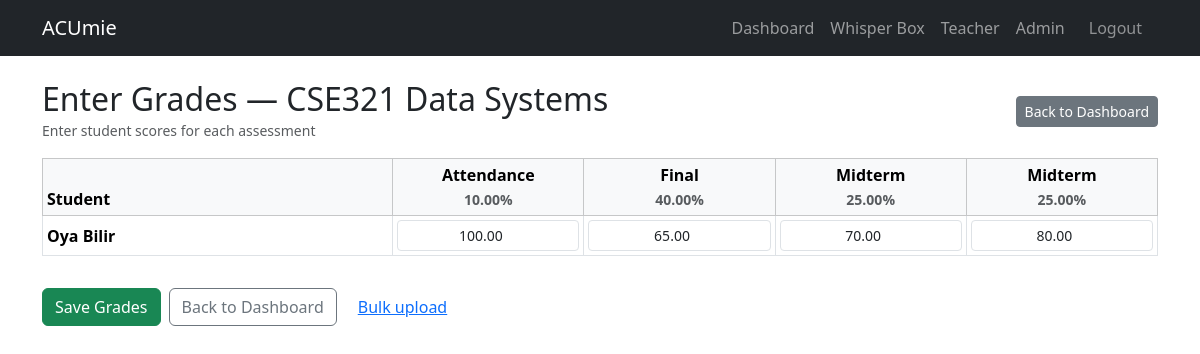
Screenshot of /grades/teacher/course/1/grades/ (signed in) with the database file from the repository.
### courses/models.py (models this page shows, shortened)
class Course(models.Model):
    code = models.CharField(
        max_length=15,
        unique=True,
        verbose_name="Course Code"
    )
    title = models.CharField(
        max_length=255,
        verbose_name="Course Title"
    )
    ects_credit = models.DecimalField(
        max_digits=4,
        decimal_places=2,
        validators=[MinValueValidator(0)],
        verbose_name="ECTS Credit"
    )
    class Meta:
        verbose_name = "Course"
        verbose_name_plural = "Courses"
    instructor = models.ForeignKey(
        settings.AUTH_USER_MODEL,
        on_delete=models.SET_NULL,
        null=True,
        blank=True,
        related_name='instructed_courses',
        verbose_name="Instructor",
        limit_choices_to={'role': 'INSTRUCTOR'}
    )

class Assessment(models.Model):
    ASSESSMENT_TYPES = [
        ('MIDTERM', 'Midterm'),
        ('FINAL', 'Final'),
        ('HOMEWORK', 'Homework'),
        ('PROJECT', 'Project'),
        ('QUIZ', 'Quiz'),
        ('ATTENDANCE', 'Attendance'),
        ('OTHER', 'Other'),
    ]
    course = models.ForeignKey(
        'Course',
        on_delete=models.CASCADE,
        related_name='assessments',
        verbose_name="Course"
    )
    name = models.CharField(
        max_length=100,
        blank=True,
        null=True,
        verbose_name="Label / Name",
    )
    type = models.CharField(
        max_length=10,
        choices=ASSESSMENT_TYPES,
        default='MIDTERM',
        verbose_name="Assessment Type"
    )
    weight_percentage = models.DecimalField(
        max_digits=5,
        decimal_places=2,
        validators=[MinValueValidator(0), MaxValueValidator(100)],
        verbose_name="Weight Percentage (%)",
        help_text="The contribution percentage of this assessment to the overall course grade."
    )
    learning_outcomes = models.ManyToManyField(
        "outcomes.LearningOutcome",
        through='AssessmentLearningOutcome',
        related_name='assessments',
        verbose_name="Associated Learning Outcomes (LOs)" ,
        blank=True
    )
    class Meta:
        verbose_name = "Assessment"
        verbose_name_plural = "Assessments"

### accounts/models.py (models this page shows, shortened)
class CustomUser(AbstractUser):
    role = models.CharField(
        max_length=20,
        choices=UserRole.choices,
        default=UserRole.STUDENT,
        verbose_name="Kullanıcı Rolü"
    )
    class Meta:
        verbose_name = "Kullanıcı"
        verbose_name_plural = "Kullanıcılar"

### grades/views_teacher.py (the view, shortened to what this page needs)
# urls.py: path('teacher/course/<int:course_id>/grades/', views_teacher.teacher_grade_entry, name='teacher_grade_entry'),
@CAN_GRADE_DECORATOR
@login_required
def teacher_grade_entry(request, course_id):
    course = get_object_or_404(Course, pk=course_id)
    if not _user_can_manage_course(request.user, course):
        return HttpResponseForbidden()
    assessments = list(course.assessments.all().order_by("type"))
    students = [e.student for e in Enrollment.objects.filter(course=course).select_related("student")]
    with transaction.atomic():
        for student in students:
            for assessment in assessments:
                Grade.objects.get_or_create(
                    student=student,
                    assessment=assessment,
                    defaults={"score_percentage": Decimal("0.00")}
                )
    scores = {}
    qs = Grade.objects.filter(assessment__course=course)
    for g in qs:
        scores.setdefault(g.student_id, {})[g.assessment_id] = g.score_percentage
    return render(request, "grades/teacher/grade_entry.html", {
        "course": course,
        "students": students,
        "assessments": assessments,
        "scores": scores,
    })

### grades/templatetags/grade_extras.py (called while the page is built, shortened)
@register.filter
def get_item(dictionary, key):
    try:
        if dictionary is None:
            return ""
        if key in dictionary:
            return dictionary.get(key, "")
    except Exception:
        return ""

### grades/views_teacher.py (called while the page is built)
def permission_or_staff_required(perm_codename: str):
    def decorator(view_func):
        @wraps(view_func)
        def _wrapped(request, *args, **kwargs):
            user = request.user
            if not user.is_authenticated:
                return redirect_to_login(request.get_full_path())
            if user.is_superuser or user.is_staff:
                return view_func(request, *args, **kwargs)
            if user.has_perm(perm_codename) or getattr(user, "role", "") == "INSTRUCTOR":
                return view_func(request, *args, **kwargs)
            raise PermissionDenied
        return _wrapped
    return decorator

def _user_can_manage_course(user, course: Course) -> bool:
    if user.is_staff or user.is_superuser:
        return True
    return course.instructor_id == user.id

### grades/templates/grades/teacher/grade_entry.html (shortened to what this page needs)
{% extends "base.html" %}
{% load grade_extras %}
{% block content %}
<div class="container py-4">
  <div class="d-flex align-items-center justify-content-between mb-3">
    <div>
      <h2 class="mb-0">Enter Grades — {{ course.code }} {{ course.title }}</h2>
      <small class="text-muted">Enter student scores for each assessment</small>
    </div>
    <div>
      <a href="{% url 'grades:teacher_dashboard' %}" class="btn btn-secondary btn-sm">Back to Dashboard</a>
    </div>
  </div>
  <form method="post">
    <div class="table-responsive">
      <table class="table table-bordered table-sm align-middle">
        <thead class="table-light">
          <tr>
            <th style="min-width: 240px;">Student</th>
            {% for assessment in assessments %}
              <th class="text-center">
                {{ assessment.get_type_display }}<br>
                <small class="text-muted">{{ assessment.weight_percentage }}%</small>
              </th>
            {% endfor %}
          </tr>
        </thead>
        <tbody>
          {% for student in students %}
            <tr>
              <td class="text-start fw-bold">{{ student.get_full_name|default:student.username }}</td>
              {% for assessment in assessments %}
                {% with student_scores=scores|get_item:student.id %}
                  <td class="text-center">
                    <input
                      type="number"
                      step="0.01"
                      min="0"
                      max="100"
                      name="score_{{ student.id }}_{{ assessment.id }}"
                      value="{{ student_scores|get_item:assessment.id }}"
                      class="form-control form-control-sm text-center"
                    >
                  </td>
                {% endwith %}
              {% endfor %}
            </tr>
          {% empty %}
            <tr>
              <td colspan="{{ assessments|length|add:1 }}" class="text-center">
                No students enrolled in this course.
              </td>
            </tr>
          {% endfor %}
        </tbody>
      </table>
    </div>
    <div class="mt-3 d-flex gap-2">
      <button type="submit" class="btn btn-success">Save Grades</button>
      <a href="{% url 'grades:teacher_dashboard' %}" class="btn btn-outline-secondary">Back to Dashboard</a>
      <a href="{% url 'grades:teacher_grade_bulk_upload' course.id %}" class="btn btn-link">Bulk upload</a>
    </div>
  </form>
</div>
{% endblock %}

### rows the page displays
Course: code "CSE321", title "Data Systems"
Assessment: type "Attendance", weight_percentage "10.00", id "100.00"
Assessment: type "Final", weight_percentage "40.00", id "65.00"
Assessment: type "Midterm", weight_percentage "25.00", id "70.00"
Assessment: type "Midterm", weight_percentage "25.00", id "80.00"
CustomUser: get_full_name "Oya Bilir"
